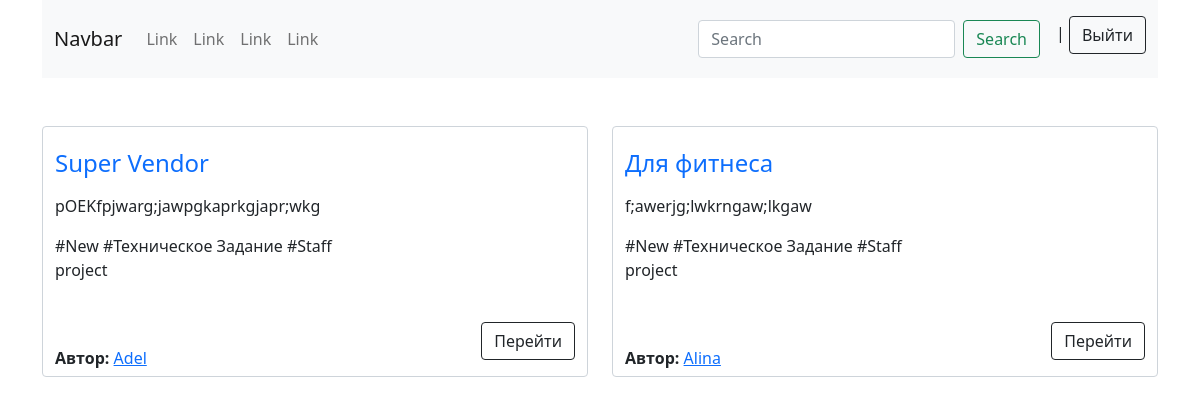
/search/, run on an earlier commit of the app's database.
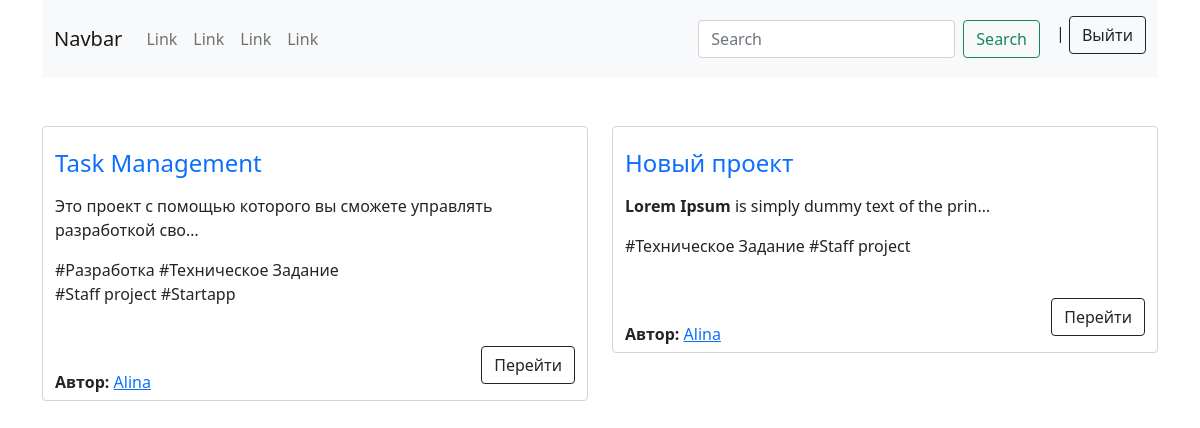
And on a later commit of the database.
### mainapp/models.py (models this page shows, shortened)
class Project(models.Model):
    user = models.ForeignKey(User, on_delete=models.CASCADE, verbose_name='Пользователь')
    name = models.CharField(max_length=120, verbose_name='Название')
    slug = models.SlugField(unique=True)
    description = RichTextField(verbose_name='Описание')
    photo = models.ImageField(upload_to='photos/', null=True, blank=True, verbose_name='Фото')
    file = models.FileField(upload_to='files/', null=True, blank=True, verbose_name='Файлы')
    started = models.DateTimeField(auto_now_add=True, verbose_name='Начало')
    ended = models.DateTimeField(blank=True, null=True, verbose_name='Закончился')
    deadline = models.DateField(verbose_name='Дедлайн до')
    tags = models.ManyToManyField(Tag, verbose_name='Теги')
    class Meta:
        verbose_name = 'Проект'
        verbose_name_plural = 'Проекты'
    def get_absolute_url(self):
        return reverse('mainapp:proj_details', kwargs={'slug': self.slug})

class Tag(models.Model):
    tag = models.CharField(max_length=120)
    def __str__(self):
        return self.tag
    class Meta:
        verbose_name = 'Тег'
        verbose_name_plural = 'Теги'

### mainapp/views.py (the view)
# urls.py: path('search/', SearchProjects.as_view(), name='search_projects'),
class SearchProjects(ListView):
    model = Project
    template_name = 'mainapp/search_projects/search_projects.html'
    context_object_name = 'projects'
    def get_queryset(self):
        queryset = super().get_queryset()
        query = self.request.GET.get('search-projects')
        if query:
            queryset = Project.objects.filter(Q(name__iregex=query) | Q(tags__tag__iregex=query))
        return queryset

### templates/mainapp/search_projects/search_projects.html (shortened to what this page needs)
{% extends 'mainapp/base.html' %}
{% block content %}
<div class="container">
    <div class="row">
        {% for project in projects %}
        <div class="col-sm-6">
            <div class="form-control user-projects mt-5">
                <div style="width: 300px;"><a style="text-decoration: none;" href="{{ project.get_absolute_url }}"><h4 class="mt-3">{{ project.name }}</h4></a></div>
                <p>{{ project.description|safe|truncatechars:70 }}</p>
                <p class="project-tags">{% for t in project.tags.all|slice:':5' %} #{{t}} {% endfor %}</p><br>
                <a class="btn btn-outline-dark float-end" href="{{ project.get_absolute_url }}">Перейти</a><br>
                <p style="margin: 0;"><strong>Автор:</strong> <a href="{% url 'mainapp:user_proj' project.user %}">{{ project.user }}</a></p>
            </div>
        </div>
        {% endfor %}
    </div>
</div>
{% endblock %}

What changed in the data, as far as the page shows it:
removed Project: name "Super Vendor", description "pOEKfpjwarg;jawpgkaprkgjapr;wkg", user "Adel", Tag (tag "Техническое Задание"), Tag (tag "Staff project")
no longer on this page (row unchanged): Tag: tag "New"
removed Project: name "Для фитнеса", description "f;awerjg;lwkrngaw;lkgaw", user "Alina", Tag (tag "Техническое Задание"), Tag (tag "Staff project")
added Project: name "Task Management", description "Это проект с помощью которого вы сможете управлять разработкой сво…", user "Alina", Tag (tag "Техническое Задание"), Tag (tag "Staff project")
now on this page (row unchanged): Tag: tag "Разработка", shown under "Task Management"
now on this page (row unchanged): Tag: tag "Startapp", shown under "Task Management"
added Project: name "Новый проект", description "Lorem Ipsum is simply dummy text of the prin…", user "Alina", Tag (tag "Техническое Задание"), Tag (tag "Staff project")
